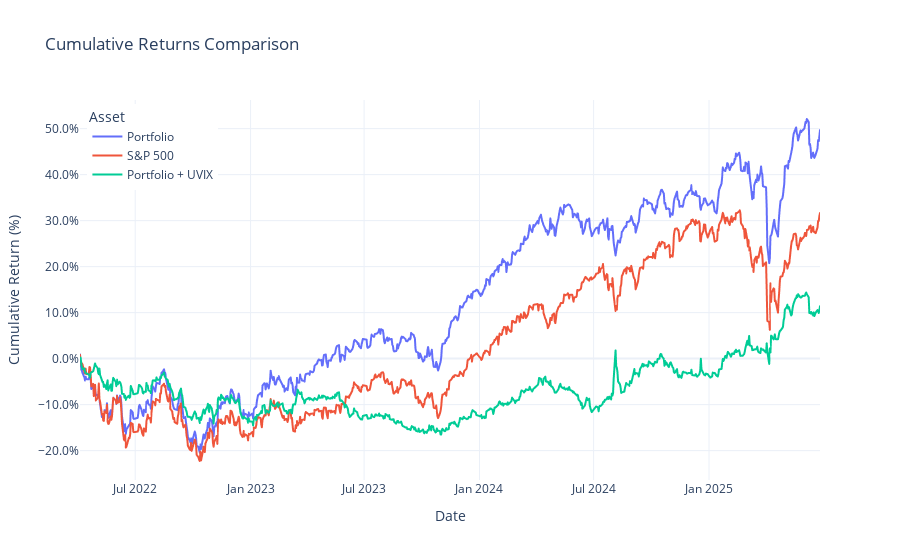

Write notebook code for a chart like this one.
### Code cell
plot_cumulative_returns(results_df_uvix['Portfolio'], results_df_uvix['SP500'], results_df_uvix['Portfolio + UVIX'], 'Portfolio + UVIX')

### Figure 1 — Plotly figure (JSON) as saved in the notebook; plotly's stock layout.template omitted (floating-point values rounded to 4 significant figures; data arrays with more than 128 entries replaced by an {"elided": "..."} marker saying what was removed)
{"data": [{"hovertemplate": "<b>%{fullData.name}</b><br>Date: %{x}<br>Cumulative Return: %{y:.2%}<br><extra></extra>", "legendgroup": "Portfolio", "line": {"color": "#636efa", "dash": "solid"}, "marker": {"symbol": "circle"}, "mode": "lines", "name": "Portfolio", "showlegend": true, "type": "scattergl", "x": {"elided": "790 str values"}, "xaxis": "x", "y": {"elided": "790 float values"}, "yaxis": "y"}, {"hovertemplate": "<b>%{fullData.name}</b><br>Date: %{x}<br>Cumulative Return: %{y:.2%}<br><extra></extra>", "legendgroup": "S&P 500", "line": {"color": "#EF553B", "dash": "solid"}, "marker": {"symbol": "circle"}, "mode": "lines", "name": "S&P 500", "showlegend": true, "type": "scattergl", "x": {"elided": "790 str values"}, "xaxis": "x", "y": {"elided": "790 float values"}, "yaxis": "y"}, {"hovertemplate": "<b>%{fullData.name}</b><br>Date: %{x}<br>Cumulative Return: %{y:.2%}<br><extra></extra>", "legendgroup": "Portfolio + UVIX", "line": {"color": "#00cc96", "dash": "solid"}, "marker": {"symbol": "circle"}, "mode": "lines", "name": "Portfolio + UVIX", "showlegend": true, "type": "scattergl", "x": {"elided": "790 str values"}, "xaxis": "x", "y": {"elided": "790 float values"}, "yaxis": "y"}], "layout": {"hovermode": "x unified", "legend": {"title": {"text": "Asset"}, "tracegroupgap": 0, "x": 0.01, "xanchor": "left", "y": 0.99, "yanchor": "top"}, "title": {"text": "Cumulative Returns Comparison"}, "xaxis": {"anchor": "y", "domain": [0, 1], "title": {"text": "Date"}}, "yaxis": {"anchor": "x", "domain": [0, 1], "tickformat": ".1%", "title": {"text": "Cumulative Return (%)"}}}}
